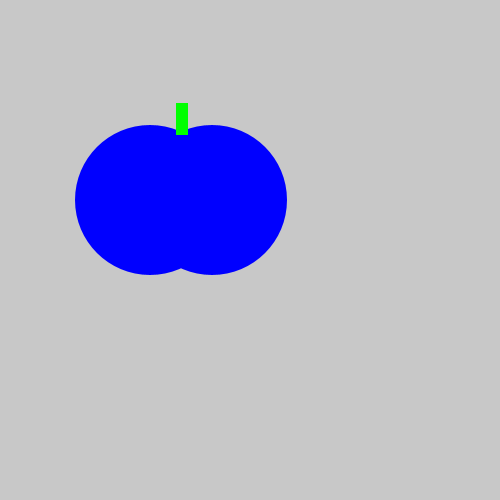
Frame 1 (no input)
Frame 60 (the mouse pressed at the canvas centre just before this capture): identical to frame 1, image omitted
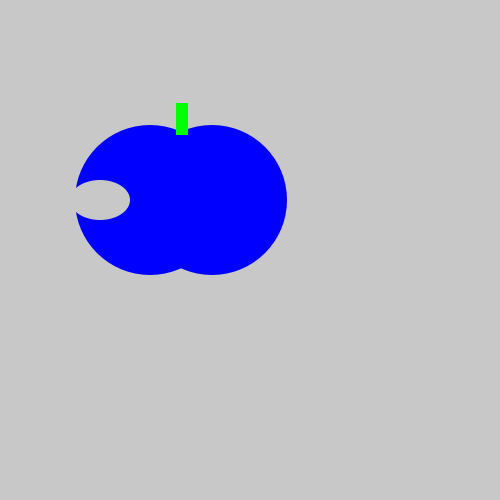
Frame 120 (the mouse held since frame 60 and released just before this capture)

The Processing sketch that drew these frames (run headless with seeded random() and noise(); from frame 60 on, the mouse is pressed at the canvas centre):

// Processing sketch: TastyTomato
// ── TastyTomato.pde
void setup() {
  size(500, 500);
}
void draw() {
  background(200, 200, 200);
  noStroke();
  fill(0,0,255);
  ellipse(150, 200, 150, 150);
  ellipse(212, 200, 150, 150);
  fill(0,255,0);
  rect(176, 103, 12, 32);
  if(mousePressed){
fill(200,200,200);
    ellipse(100,200,60,40);
  }
  
}
